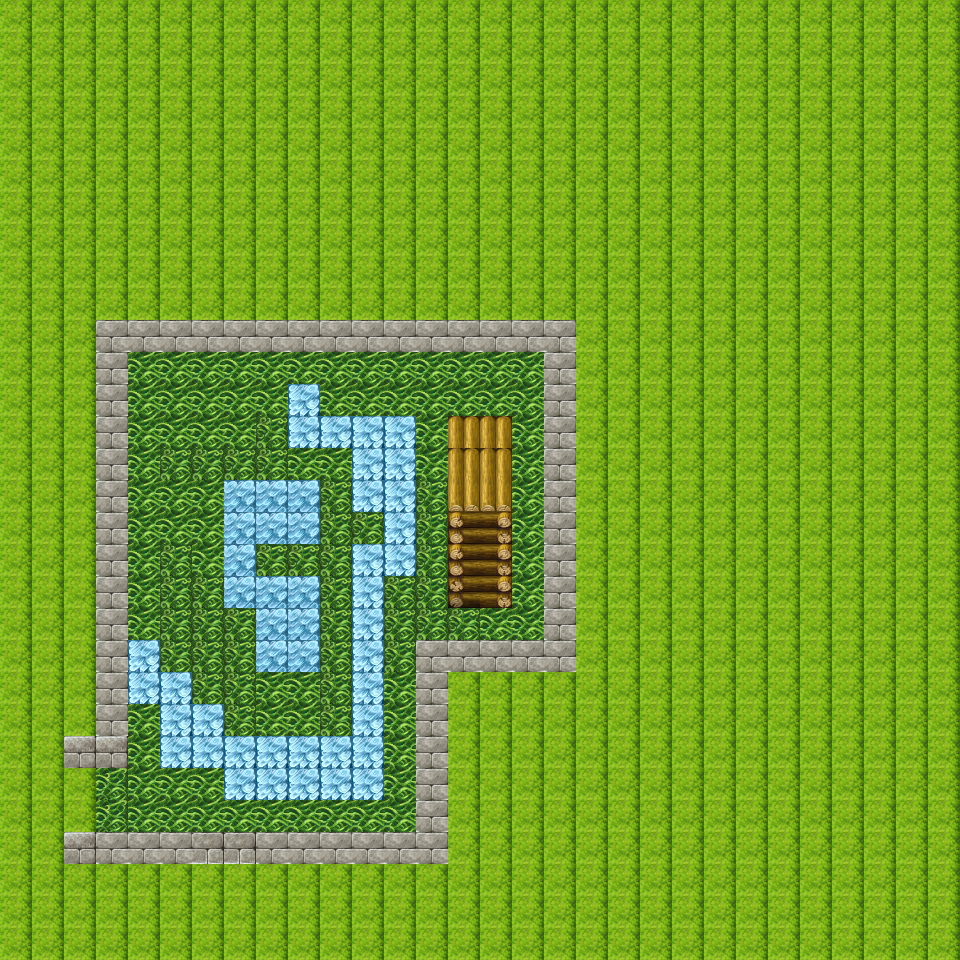

This is a level from a 2D game, rendered from its Tiled map with the project's own tilesets. A one-line summary and the complete map file follow:
An orthogonal 30x30 tile map with 32x32 px tiles, 1 tile layer (Tile Layer 1) and 12 objects.

<map version="1.5" tiledversion="1.6.0" orientation="orthogonal" renderorder="right-down" width="30" height="30" tilewidth="32" tileheight="32" infinite="0" nextlayerid="7" nextobjectid="40">
 <tileset firstgid="1" source="testMapTiled.tsx" />
 <objectgroup id="6" name="wall">
  <object id="28" x="89.6772" y="823.037" width="362.694" height="43.8422" />
  <object id="29" x="410.522" y="668.593" width="39.8565" height="166.401" />
  <object id="30" x="443.404" y="634.715" width="136.509" height="41.8493" />
  <object id="31" x="539.059" y="412.515" width="40.8529" height="242.128" />
  <object id="32" x="441.411" y="410.522" width="72.7381" height="206.056" />
  <object id="33" x="534.077" y="314.866" width="44.8386" height="97.6485" />
  <object id="34" x="89.6772" y="312.874" width="488.242" height="46.8314" />
  <object id="35" x="91.67" y="311.877" width="39.8565" height="103.627" />
  <object id="36" x="59.7848" y="732.363" width="68.7525" height="38.8601" />
  <object id="37" x="90.6736" y="359.705" width="39.8565" height="379.633" />
  <object id="38" x="59.7848" y="826.026" width="39.8565" height="40.8529" />
  <object id="39" x="412.641" y="635.336" width="31.1118" height="44.2116" />
 </objectgroup>
 <layer id="1" name="Tile Layer 1" width="30" height="30">
  <data encoding="csv">
46,46,46,46,46,46,46,46,46,46,46,46,46,46,46,46,46,46,46,46,46,46,46,46,46,46,46,46,46,46,
46,46,46,46,46,46,46,46,46,46,46,46,46,46,46,46,46,46,46,46,46,46,46,46,46,46,46,46,46,46,
46,46,46,46,46,46,46,46,46,46,46,46,46,46,46,46,46,46,46,46,46,46,46,46,46,46,46,46,46,46,
46,46,46,46,46,46,46,46,46,46,46,46,46,46,46,46,46,46,46,46,46,46,46,46,46,46,46,46,46,46,
46,46,46,46,46,46,46,46,46,46,46,46,46,46,46,46,46,46,46,46,46,46,46,46,46,46,46,46,46,46,
46,46,46,46,46,46,46,46,46,46,46,46,46,46,46,46,46,46,46,46,46,46,46,46,46,46,46,46,46,46,
46,46,46,46,46,46,46,46,46,46,46,46,46,46,46,46,46,46,46,46,46,46,46,46,46,46,46,46,46,46,
46,46,46,46,46,46,46,46,46,46,46,46,46,46,46,46,46,46,46,46,46,46,46,46,46,46,46,46,46,46,
46,46,46,46,46,46,46,46,46,46,46,46,46,46,46,46,46,46,46,46,46,46,46,46,46,46,46,46,46,46,
46,46,46,46,46,46,46,46,46,46,46,46,46,46,46,46,46,46,46,46,46,46,46,46,46,46,46,46,46,46,
46,46,46,2,2,2,2,2,2,2,2,2,2,2,2,2,2,2,46,46,46,46,46,46,46,46,46,46,46,46,
46,46,46,2,170,170,170,170,170,170,170,170,170,170,170,170,170,2,46,46,46,46,46,46,46,46,46,46,46,46,
46,46,46,2,170,170,170,170,170,167,170,170,170,170,170,170,170,2,46,46,46,46,46,46,46,46,46,46,46,46,
46,46,46,2,170,170,170,170,169,167,167,167,167,170,100,100,170,2,46,46,46,46,46,46,46,46,46,46,46,46,
46,46,46,2,170,169,169,169,169,170,170,167,167,170,100,100,170,2,46,46,46,46,46,46,46,46,46,46,46,46,
46,46,46,2,170,170,170,184,184,184,169,167,167,169,116,116,170,2,46,46,46,46,46,46,46,46,46,46,46,46,
46,46,46,2,170,170,170,184,184,184,169,169,167,169,131,132,170,2,46,46,46,46,46,46,46,46,46,46,46,46,
46,46,46,2,170,169,170,184,169,169,169,167,167,169,131,132,170,2,46,46,46,46,46,46,46,46,46,46,46,46,
46,46,46,2,170,169,169,184,184,184,169,167,169,169,147,132,170,2,46,46,46,46,46,46,46,46,46,46,46,46,
46,46,46,2,170,169,169,169,184,184,169,167,169,169,169,170,170,2,46,46,46,46,46,46,46,46,46,46,46,46,
46,46,46,2,167,169,169,169,184,184,169,167,169,2,2,2,2,2,46,46,46,46,46,46,46,46,46,46,46,46,
46,46,46,2,167,167,169,169,170,170,169,167,170,2,46,46,46,46,46,46,46,46,46,46,46,46,46,46,46,46,
46,46,46,2,170,167,167,169,170,170,169,167,170,2,46,46,46,46,46,46,46,46,46,46,46,46,46,46,46,46,
46,46,18,18,170,167,167,167,167,167,167,167,170,2,46,46,46,46,46,46,46,46,46,46,46,46,46,46,46,46,
46,46,46,202,170,170,170,167,167,167,167,167,170,2,46,46,46,46,46,46,46,46,46,46,46,46,46,46,46,46,
46,46,46,202,170,170,170,170,170,170,170,170,170,2,46,46,46,46,46,46,46,46,46,46,46,46,46,46,46,46,
46,46,18,2,2,2,34,34,2,2,2,2,2,2,46,46,46,46,46,46,46,46,46,46,46,46,46,46,46,46,
46,46,46,46,46,46,46,46,46,46,46,46,46,46,46,46,46,46,46,46,46,46,46,46,46,46,46,46,46,46,
46,46,46,46,46,46,46,46,46,46,46,46,46,46,46,46,46,46,46,46,46,46,46,46,46,46,46,46,46,46,
46,46,46,46,46,46,46,46,46,46,46,46,46,46,46,46,46,46,46,46,46,46,46,46,46,46,46,46,46,46
</data>
 </layer>
</map>
